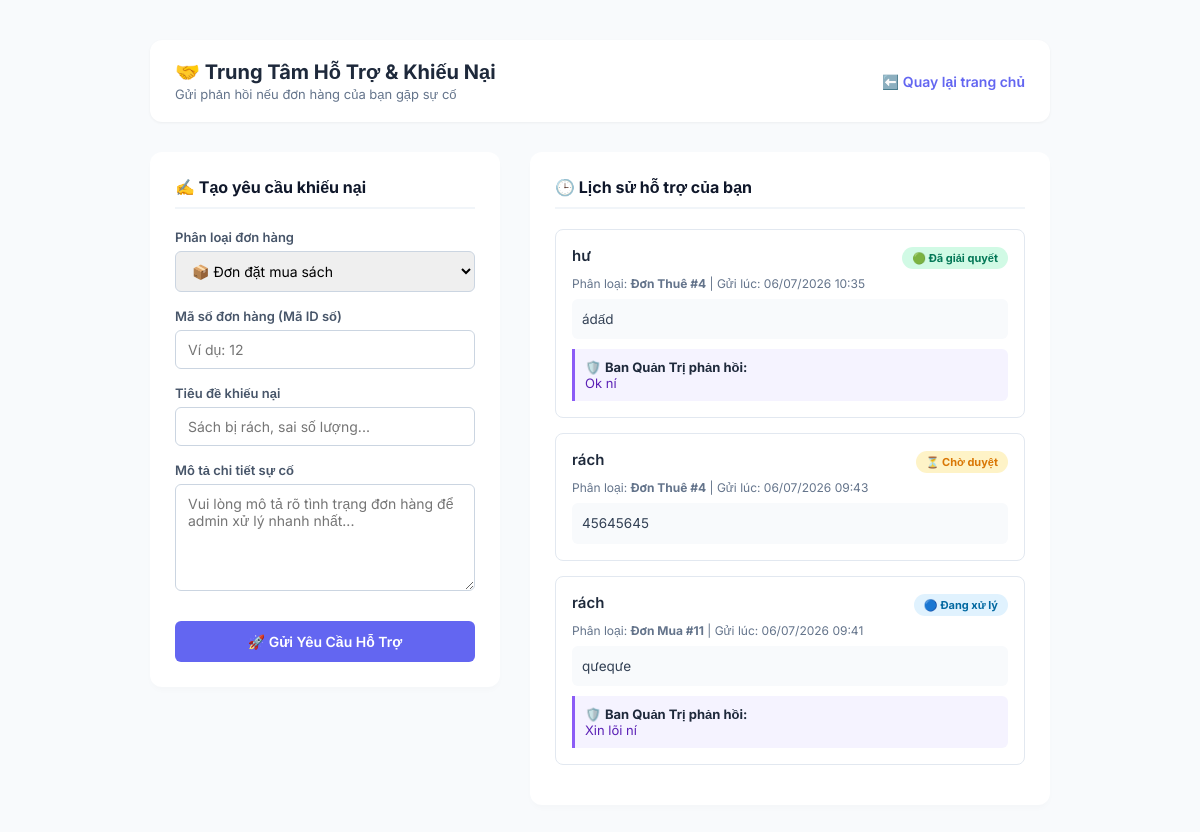
The page /khieu_nai.php (signed in) on the database its author committed.
### tables this page shows
CREATE TABLE `khieu_nai` (
  `id` int(11) NOT NULL,
  `id_nguoi_dung` int(11) NOT NULL,
  `loai_don` enum('mua','thue') NOT NULL COMMENT 'Phân loại khiếu nại đơn mua hay đơn thuê',
  `id_don_hang` int(11) NOT NULL COMMENT 'ID của đơn hàng mua hoặc thuê tương ứng',
  `tieu_de` varchar(255) NOT NULL,
  `noi_dung` text NOT NULL,
  `trang_thai` enum('cho_giai_quyet','dang_xu_ly','da_giai_quyet') DEFAULT 'cho_giai_quyet',
  `phan_hoi_admin` text DEFAULT NULL COMMENT 'Lời nhắn giải quyết từ Admin',
  `ngay_tao` timestamp NOT NULL DEFAULT current_timestamp(),
  `ngay_cap_nhat` timestamp NOT NULL DEFAULT current_timestamp() ON UPDATE current_timestamp()
);

### src/khieu_nai.php (the view, shortened to what this page needs)
<?php
require_once 'db.php';
$id_nguoi_dung = $_SESSION['user']['id'];
$loai_don_mac_dinh = isset($_GET['loai']) ? trim($_GET['loai']) : 'mua';
$id_don_mac_dinh = isset($_GET['id']) ? intval($_GET['id']) : '';
$stmt_list = $ket_noi->prepare("SELECT * FROM khieu_nai WHERE id_nguoi_dung = ? ORDER BY ngay_tao DESC");
$stmt_list->execute([$id_nguoi_dung]);
$danh_sach_khieu_nai = $stmt_list->fetchAll(PDO::FETCH_ASSOC);
?>
<!DOCTYPE html>
<html lang="vi">
<head>
</head>
<body>
<div class="container">
    <div class="header-box">
        <div>
            <h2 style="font-size: 20px; font-weight: 700;">🤝 Trung Tâm Hỗ Trợ & Khiếu Nại</h2>
            <p style="font-size: 13px; color: #64748b; margin-top: 2px;">Gửi phản hồi nếu đơn hàng của bạn gặp sự cố</p>
        </div>
        <a href="index.php" class="btn-back">⬅️ Quay lại trang chủ</a>
    </div>
    <div class="card-form">
        <div class="card-title">✍️ Tạo yêu cầu khiếu nại</div>
        <form action="khieu_nai.php" method="POST">
            <div class="form-group">
                <label>Phân loại đơn hàng</label>
                <select name="loai_don" class="form-control">
                    <option value="mua" <?php if($loai_don_mac_dinh == 'mua') echo 'selected'; ?>>📦 Đơn đặt mua sách</option>
                </select>
            </div>
            <div class="form-group">
                <label>Mã số đơn hàng (Mã ID số)</label>
                <input type="number" name="id_don_hang" class="form-control" placeholder="Ví dụ: 12" value="<?php echo htmlspecialchars($id_don_mac_dinh); ?>" required>
            </div>
            <div class="form-group">
                <label>Tiêu đề khiếu nại</label>
                <input type="text" name="tieu_de" class="form-control" placeholder="Sách bị rách, sai số lượng..." required>
            </div>
            <div class="form-group">
                <label>Mô tả chi tiết sự cố</label>
                <textarea name="noi_dung" class="form-control" rows="5" placeholder="Vui lòng mô tả rõ tình trạng đơn hàng để admin xử lý nhanh nhất..." required></textarea>
            </div>
            <button type="submit" name="gui_khieu_nai" class="btn-submit">🚀 Gửi Yêu Cầu Hỗ Trợ</button>
        </form>
    </div>
    <div class="card-history">
        <div class="card-title">🕒 Lịch sử hỗ trợ của bạn</div>
        <?php if (empty($danh_sach_khieu_nai)): ?>
            <div class="no-data">Bạn chưa có khiếu nại nào được ghi nhận.</div>
        <?php else: ?>
            <?php foreach ($danh_sach_khieu_nai as $kn): ?>
                <div class="ticket-item">
                    <div class="ticket-header">
                        <div class="ticket-title"><?php echo htmlspecialchars($kn['tieu_de']); ?></div>
                        <div>
                            <?php
                            if ($kn['trang_thai'] == 'dang_xu_ly') {
                                echo '<span class="badge badge-dang_xu_ly">🔵 Đang xử lý</span>';
                            } elseif ($kn['trang_thai'] == 'da_giai_quyet') {
                                echo '<span class="badge badge-da_giai_quyet">🟢 Đã giải quyết</span>';
                            } else {
                                echo '<span class="badge badge-cho_giai_quyet">⏳ Chờ duyệt</span>';
                            }
                            ?>
                        </div>
                    </div>
                    <div class="ticket-meta">
                        Phân loại: <strong>Đơn <?php echo ($kn['loai_don'] == 'mua') ? 'Mua' : 'Thuê'; ?> #<?php echo $kn['id_don_hang']; ?></strong>
                        | Gửi lúc: <?php echo date('d/m/Y H:i', strtotime($kn['ngay_tao'])); ?>
                    </div>
                    <div class="ticket-body">
                        <?php echo nl2br(htmlspecialchars($kn['noi_dung'])); ?>
                    </div>
                    <?php if (!empty($kn['phan_hoi_admin'])): ?>
                        <div class="admin-reply">
                            🛡️ <strong>Ban Quản Trị phản hồi:</strong><br>
                            <span style="color:#5b21b6;"><?php echo nl2br(htmlspecialchars($kn['phan_hoi_admin'])); ?></span>
                        </div>
                    <?php endif; ?>
                </div>
            <?php endforeach; ?>
        <?php endif; ?>
    </div>
</div>
</body>
</html>

### src/khieu_nai.php (style rules this page uses)
* { box-sizing: border-box; margin: 0; padding: 0; font-family: 'Inter', sans-serif; }
body { background: #f8fafc; color: #1e293b; padding: 40px 15px; }
.container { max-width: 900px; margin: 0 auto; display: grid; grid-template-columns: 1fr; gap: 30px; }
@media (min-width: 768px) { .container { grid-template-columns: 350px 1fr; } }
.header-box { grid-column: 1 / -1; display: flex; justify-content: space-between; align-items: center; background: white; padding: 20px 25px; border-radius: 12px; box-shadow: 0 1px 3px rgba(0,0,0,0.05); }
.btn-back { color: #6366f1; text-decoration: none; font-weight: 600; font-size: 14px; }
.card-form { background: white; padding: 25px; border-radius: 12px; box-shadow: 0 4px 6px -1px rgba(0,0,0,0.02); height: fit-content; }
.card-title { font-size: 16px; font-weight: 700; color: #0f172a; margin-bottom: 20px; border-bottom: 2px solid #f1f5f9; padding-bottom: 10px; }
.form-group { margin-bottom: 16px; }
.form-group label { display: block; font-size: 13px; font-weight: 600; color: #475569; margin-bottom: 6px; }
.form-control { width: 100%; padding: 10px 12px; border: 1px solid #cbd5e1; border-radius: 6px; font-size: 14px; outline: none; }
.btn-submit { background: #6366f1; color: white; width: 100%; padding: 12px; border: none; border-radius: 6px; font-weight: 600; font-size: 14px; cursor: pointer; margin-top: 10px; transition: background 0.2s; }
.card-history { background: white; padding: 25px; border-radius: 12px; box-shadow: 0 4px 6px -1px rgba(0,0,0,0.02); }
.ticket-item { border: 1px solid #e2e8f0; border-radius: 8px; padding: 16px; margin-bottom: 15px; background: #fff; }
.ticket-header { display: flex; justify-content: space-between; align-items: flex-start; margin-bottom: 10px; }
.ticket-title { font-weight: 600; color: #1e293b; font-size: 15px; }
.badge { padding: 4px 10px; border-radius: 20px; font-size: 11px; font-weight: 700; }
.badge-cho_giai_quyet { background: #fef3c7; color: #d97706; }
.badge-dang_xu_ly { background: #e0f2fe; color: #0369a1; }
.badge-da_giai_quyet { background: #d1fae5; color: #047857; }
.ticket-meta { font-size: 12px; color: #64748b; margin-bottom: 8px; }
.ticket-body { font-size: 13.5px; color: #334155; line-height: 1.5; background: #f8fafc; padding: 10px; border-radius: 6px; }
.admin-reply { margin-top: 10px; padding: 10px; background: #f5f3ff; border-left: 3px solid #8b5cf6; border-radius: 0 6px 6px 0; font-size: 13px; }

### rows shown on the page
khieu_nai: tieu_de "hư", trang_thai "🟢 Đã giải quyết", loai_don "Thuê", id_don_hang "4", ngay_tao "06/07/2026 10:35", noi_dung "ádấd", phan_hoi_admin "Ok ní"
khieu_nai: tieu_de "rách", trang_thai "⏳ Chờ duyệt", loai_don "Thuê", id_don_hang "4", ngay_tao "06/07/2026 09:43", noi_dung "45645645"
khieu_nai: tieu_de "rách", trang_thai "🔵 Đang xử lý", loai_don "Mua", id_don_hang "11", ngay_tao "06/07/2026 09:41", noi_dung "qưeqưe", phan_hoi_admin "Xin lõi ní"
